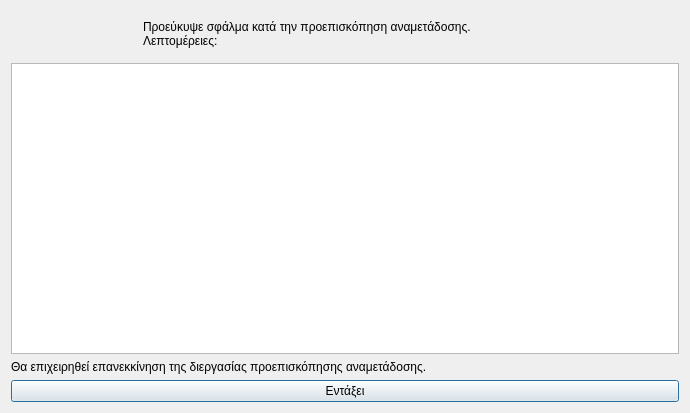
<?xml version="1.0" encoding="UTF-8"?>
<ui version="4.0">
 <class>Dialog</class>
 <widget class="QDialog" name="Dialog">
  <property name="geometry">
   <rect>
    <x>0</x>
    <y>0</y>
    <width>690</width>
    <height>413</height>
   </rect>
  </property>
  <property name="windowTitle">
   <string>Σφάλμα στην διεργασία προεπισκόπησης αναμετάδοσης</string>
  </property>
  <property name="windowIcon">
   <iconset resource="../../../icons.qrc">
    <normaloff>:/rest-windows/assets/images/rest-windows/information.png</normaloff>:/rest-windows/assets/images/rest-windows/information.png</iconset>
  </property>
  <layout class="QGridLayout" name="gridLayout">
   <item row="0" column="0">
    <widget class="QFrame" name="frame">
     <property name="styleSheet">
      <string notr="true">QFrame{border:0px;}</string>
     </property>
     <property name="frameShape">
      <enum>QFrame::StyledPanel</enum>
     </property>
     <property name="frameShadow">
      <enum>QFrame::Raised</enum>
     </property>
     <layout class="QHBoxLayout" name="horizontalLayout">
      <item>
       <widget class="QLabel" name="image_label">
        <property name="maximumSize">
         <size>
          <width>117</width>
          <height>117</height>
         </size>
        </property>
        <property name="text">
         <string/>
        </property>
        <property name="pixmap">
         <pixmap resource="../../../icons.qrc">:/rest-windows/assets/images/rest-windows/information.png</pixmap>
        </property>
        <property name="scaledContents">
         <bool>true</bool>
        </property>
       </widget>
      </item>
      <item>
       <widget class="QLabel" name="label">
        <property name="text">
         <string>Προεύκυψε σφάλμα κατά την προεπισκόπηση αναμετάδοσης.
Λεπτομέρειες:</string>
        </property>
        <property name="alignment">
         <set>Qt::AlignJustify|Qt::AlignVCenter</set>
        </property>
       </widget>
      </item>
     </layout>
    </widget>
   </item>
   <item row="3" column="0">
    <widget class="QPushButton" name="ok">
     <property name="text">
      <string>Εντάξει</string>
     </property>
     <property name="icon">
      <iconset resource="../../../icons.qrc">
       <normaloff>:/rest-windows/assets/images/rest-windows/ok.png</normaloff>:/rest-windows/assets/images/rest-windows/ok.png</iconset>
     </property>
    </widget>
   </item>
   <item row="1" column="0">
    <widget class="QPlainTextEdit" name="details"/>
   </item>
   <item row="2" column="0">
    <widget class="QLabel" name="label_2">
     <property name="text">
      <string>Θα επιχειρηθεί επανεκκίνηση της διεργασίας προεπισκόπησης αναμετάδοσης.</string>
     </property>
     <property name="alignment">
      <set>Qt::AlignJustify|Qt::AlignVCenter</set>
     </property>
    </widget>
   </item>
  </layout>
 </widget>
 <tabstops>
  <tabstop>details</tabstop>
  <tabstop>ok</tabstop>
 </tabstops>
 <resources>
  <include location="../../../icons.qrc"/>
  <include location="../../../icons.qrc"/>
  <include location="../../../icons.qrc"/>
  <include location="../../../icons.qrc"/>
 </resources>
 <connections/>
</ui>
